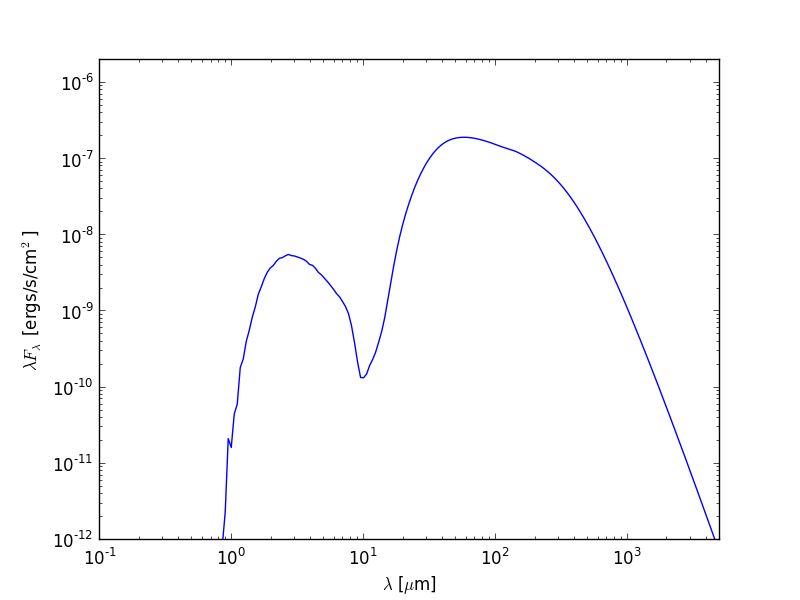

Generate this figure with Python:
import matplotlib as mpl
mpl.use('Agg')
import matplotlib.pyplot as plt

from hyperion.model import ModelOutput
from hyperion.util.constants import pc

# Open the model - we specify the name without the .rtout extension
m = ModelOutput('tutorial_model.rtout')

# Create the plot
fig = plt.figure()
ax = fig.add_subplot(1, 1, 1)

# Extract the SED for the smallest inclination and largest aperture, and
# scale to 300pc. In Python, negative indices can be used for lists and
# arrays, and indicate the position from the end. So to get the SED in the
# largest aperture, we set aperture=-1.
wav, nufnu = m.get_sed(inclination=0, aperture=-1, distance=300 * pc)

# Plot the SED. The loglog command is similar to plot, but automatically
# sets the x and y axes to be on a log scale.
ax.loglog(wav, nufnu)

# Add some axis labels (we are using LaTeX here)
ax.set_xlabel(r'$\lambda$ [$\mu$m]')
ax.set_ylabel(r'$\lambda F_\lambda$ [ergs/s/cm$^2$]')

# Set view limits
ax.set_xlim(0.1, 5000.)
ax.set_ylim(1.e-12, 2.e-6)

# Write out the plot
fig.savefig('sed.png')